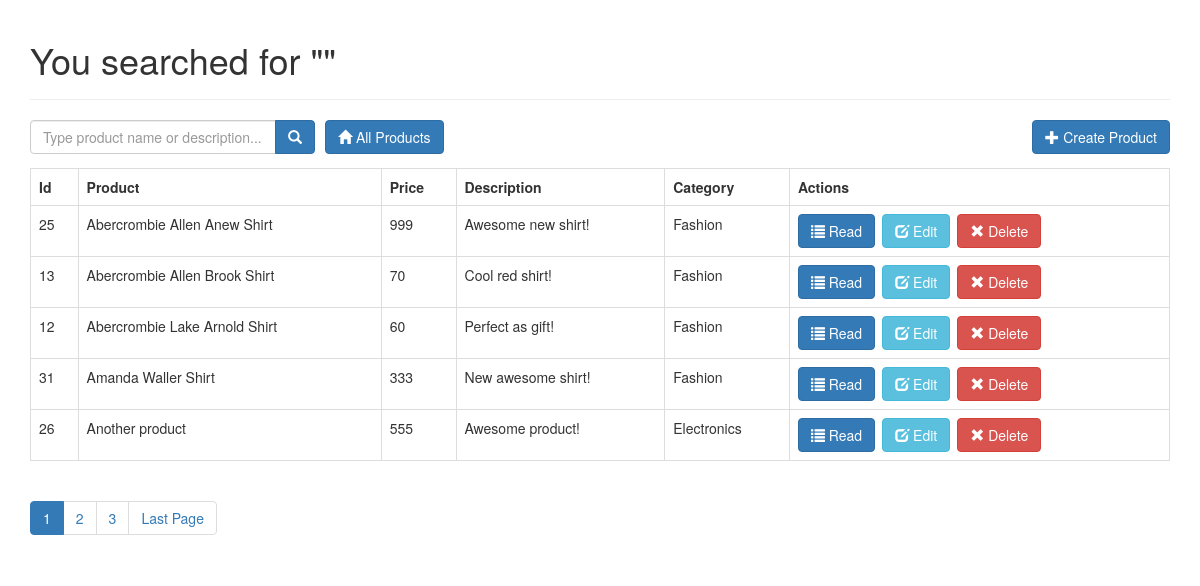
Screenshot of /search.php with the database file from the repository.
### tables this page shows
CREATE TABLE IF NOT EXISTS `products` (
  `id` int(11) NOT NULL AUTO_INCREMENT,
  `name` varchar(32) NOT NULL,
  `description` text NOT NULL,
  `price` int(11) NOT NULL,
  `category_id` int(11) NOT NULL,
  `created` datetime NOT NULL,
  `modified` timestamp NOT NULL DEFAULT CURRENT_TIMESTAMP,
  PRIMARY KEY (`id`)
);

CREATE TABLE IF NOT EXISTS `categories` (
  `id` int(11) NOT NULL AUTO_INCREMENT,
  `name` varchar(256) NOT NULL,
  `created` datetime NOT NULL,
  `modified` timestamp NOT NULL DEFAULT CURRENT_TIMESTAMP,
  PRIMARY KEY (`id`)
);

### search.php (called while the page is built, shortened)
<?php
include_once('config/core.php');
include_once('objects/product.php');
include_once('objects/category.php');
$database = new Database();
$db = $database->getConnection();
$product = new Product($db);
$category = new Category($db);
$search_term = isset($_GET['s']) ? $_GET['s'] : '';
include_once("template/layout_header.php");
$stmt = $product->search($search_term, $from_record_num, $records_per_page);
$total_rows = $product->countAll_BySearch($search_term);
include_once("read_template.php");
include_once("template/layout_footer.php");

### objects/product.php (called while the page is built, shortened)
<?php
class Product
{
    private $conn;
    private $table_name = "products";
    public function __construct($db)
    {
        $this->conn = $db;
    }
    public function search($search_term, $from_record_num, $records_per_page)
    {
        $query = "SELECT
                c.name as category_name, p.id, p.name, p.description, p.price, p.category_id, p.created
            FROM
                " . $this->table_name . " p
                LEFT JOIN
                    categories c
                        ON p.category_id = c.id
            WHERE
                p.name LIKE ? OR p.description LIKE ?
            ORDER BY
                p.name ASC
            LIMIT
                ?, ?";
        $stmt = $this->conn->prepare($query);
        $search_term = "%{$search_term}%";
        $stmt->bindParam(1, $search_term);
        $stmt->bindParam(2, $search_term);
        $stmt->bindParam(3, $from_record_num, PDO::PARAM_INT);
        $stmt->bindParam(4, $records_per_page, PDO::PARAM_INT);
        $stmt->execute();
        return $stmt;
    }
    public function countAll_BySearch($search_term)
    {
        $query = "SELECT
                COUNT(*) as total_rows
            FROM
                " . $this->table_name . " p
            WHERE
                p.name LIKE ? OR p.description LIKE ?";
        $stmt = $this->conn->prepare($query);
        $search_term = "%{$search_term}%";
        $stmt->bindParam(1, $search_term);
        $stmt->bindParam(2, $search_term);
        $stmt->execute();
        $row = $stmt->fetch(PDO::FETCH_ASSOC);
        return $row['total_rows'];
    }
}

### config/core.php (called while the page is built)
<?php
$page = isset($_GET['page']) ? $_GET['page'] : 1;
$records_per_page = 5;
$from_record_num = ($records_per_page * $page) - $records_per_page;

### objects/category.php (called while the page is built, shortened)
<?php
class Category
{
    private $conn;
    private $table_name = "categories";
    public $id;
    public function __construct($db)
    {
        $this->conn = $db;
    }
    function readName()
    {
        $query = "SELECT name FROM " . $this->table_name . " WHERE id = ? limit 0,1";
        $stmt = $this->conn->prepare($query);
        $stmt->bindParam(1, $this->id);
        $stmt->execute();
        $row = $stmt->fetch(PDO::FETCH_ASSOC);
        $this->name = $row['name'];
    }
}

### read_template.php (the view)
<?php
echo "<form role='search' action='search.php'>";
    echo "<div class='input-group col-md-3 pull-left margin-right-1em'>";
        $search_value = isset($search_term) ? "value='{$search_term}'" : "";
        echo "<input type='text' class='form-control' placeholder='Type product name or description...' name='s' id='srch-term' required {$search_value} />";
        echo "<div class='input-group-btn'>";
            echo "<button class='btn btn-primary' type='submit'><i class='glyphicon glyphicon-search'></i></button>";
        echo "</div>";
    echo "</div>";
echo "</form>";
echo "<div class='left-button-margin' style='/*! float: 10px; */float: left;padding-left: 10px;'>";
    echo "<a href='index.php' class='btn btn-primary pull-right'>";
        echo "<span class='glyphicon glyphicon-home'></span> All Products";
    echo "</a>";
echo "</div>";
echo "<div class='right-button-margin'>";
    echo "<a href='create_product.php' class='btn btn-primary pull-right'>";
        echo "<span class='glyphicon glyphicon-plus'></span> Create Product";
    echo "</a>";
echo "</div>";
if($total_rows > 0){
    echo "<table class='table table-hover table-responsive table-bordered'>";
        echo "<tr>";
            echo "<th>Id</th>";
            echo "<th>Product</th>";
            echo "<th>Price</th>";
            echo "<th>Description</th>";
            echo "<th>Category</th>";
            echo "<th>Actions</th>";
        echo "</tr>";
        while ($row = $stmt->fetch(PDO::FETCH_ASSOC)){
            extract($row);
            echo "<tr>";
                echo "<td>{$id}</td>";
                echo "<td>{$name}</td>";
                echo "<td>{$price}</td>";
                echo "<td>{$description}</td>";
                echo "<td>";
                    $category->id = $category_id;
                    $category->readName();
                    echo $category->name;
                echo "</td>";
                echo "<td>";
                    echo "<a href='read_one.php?id={$id}' class='btn btn-primary left-margin'>";
                        echo "<span class='glyphicon glyphicon-list'></span> Read";
                    echo "</a>";
                    echo "<a href='update_product.php?id={$id}' class='btn btn-info left-margin'>";
                        echo "<span class='glyphicon glyphicon-edit'></span> Edit";
                    echo "</a>";
                    echo "<a delete-id='{$id}' class='btn btn-danger delete-object'>";
                        echo "<span class='glyphicon glyphicon-remove'></span> Delete";
                    echo "</a>";
                echo "</td>";
            echo "</tr>";
        }
    echo "</table>";
    include_once 'paging.php';
}
else{
    echo "<div class='alert alert-danger'>No products found.</div>";
}

### libs/css/custom.css (style rules this page uses)
.left-margin { margin:0 .5em 0 0; }
.right-button-margin { margin: 0 0 1em 0; overflow: hidden; }

### rows the page displays
products: id "25", name "Abercrombie Allen Anew Shirt", price "999", description "Awesome new shirt!", category.name "Fashion"
products: id "13", name "Abercrombie Allen Brook Shirt", price "70", description "Cool red shirt!", category.name "Fashion"
products: id "12", name "Abercrombie Lake Arnold Shirt", price "60", description "Perfect as gift!", category.name "Fashion"
products: id "31", name "Amanda Waller Shirt", price "333", description "New awesome shirt!", category.name "Fashion"
products: id "26", name "Another product", price "555", description "Awesome product!", category.name "Electronics"

### other values shown
$page_title "You searched for \"\""
